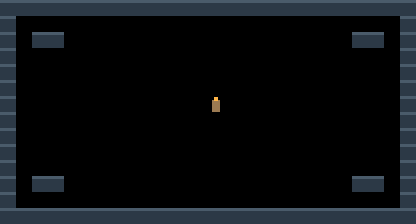

The image is a tile-based game level rendered from a .tmx file. Its description and complete source (layers, tilesets, objects, tile grids) follow:
An orthogonal 26x14 tile map with 16x16 px tiles, 2 tile layers (terreno, marcadores).

<map version="1.10" tiledversion="1.11.0" orientation="orthogonal" renderorder="right-down" width="26" height="14" tilewidth="16" tileheight="16" infinite="0" nextlayerid="3" nextobjectid="1">
 <properties>
  <property name="tipo" value="antesala" />
  <property name="nombre" value="vigilia" />
 </properties>
 <tileset firstgid="1" source="muelle.tsx" />
 <layer id="1" name="terreno" width="26" height="14">
  <data encoding="csv">
1,1,1,1,1,1,1,1,1,1,1,1,1,1,1,1,1,1,1,1,1,1,1,1,1,1,
1,0,0,0,0,0,0,0,0,0,0,0,0,0,0,0,0,0,0,0,0,0,0,0,0,1,
1,0,1,1,0,0,0,0,0,0,0,0,0,0,0,0,0,0,0,0,0,0,1,1,0,1,
1,0,0,0,0,0,0,0,0,0,0,0,0,0,0,0,0,0,0,0,0,0,0,0,0,1,
1,0,0,0,0,0,0,0,0,0,0,0,0,0,0,0,0,0,0,0,0,0,0,0,0,1,
1,0,0,0,0,0,0,0,0,0,0,0,0,0,0,0,0,0,0,0,0,0,0,0,0,1,
1,0,0,0,0,0,0,0,0,0,0,0,0,0,0,0,0,0,0,0,0,0,0,0,0,1,
1,0,0,0,0,0,0,0,0,0,0,0,0,0,0,0,0,0,0,0,0,0,0,0,0,1,
1,0,0,0,0,0,0,0,0,0,0,0,0,0,0,0,0,0,0,0,0,0,0,0,0,1,
1,0,0,0,0,0,0,0,0,0,0,0,0,0,0,0,0,0,0,0,0,0,0,0,0,1,
1,0,0,0,0,0,0,0,0,0,0,0,0,0,0,0,0,0,0,0,0,0,0,0,0,1,
1,0,1,1,0,0,0,0,0,0,0,0,0,0,0,0,0,0,0,0,0,0,1,1,0,1,
1,0,0,0,0,0,0,0,0,0,0,0,0,0,0,0,0,0,0,0,0,0,0,0,0,1,
1,1,1,1,1,1,1,1,1,1,1,1,1,1,1,1,1,1,1,1,1,1,1,1,1,1
</data>
 </layer>
 <layer id="2" name="marcadores" width="26" height="14">
  <data encoding="csv">
0,0,0,0,0,0,0,0,0,0,0,0,0,0,0,0,0,0,0,0,0,0,0,0,0,0,
0,0,0,0,0,0,0,0,0,0,0,0,0,0,0,0,0,0,0,0,0,0,0,0,0,0,
0,0,0,0,0,0,0,0,0,0,0,0,0,0,0,0,0,0,0,0,0,0,0,0,0,0,
0,0,0,0,0,0,0,0,0,0,0,0,0,0,0,0,0,0,0,0,0,0,0,0,0,0,
0,0,0,0,0,0,0,0,0,0,0,0,0,0,0,0,0,0,0,0,0,0,0,0,0,0,
0,0,0,0,0,0,0,0,0,0,0,0,0,0,0,0,0,0,0,0,0,0,0,0,0,0,
0,0,0,0,0,0,0,0,0,0,0,0,0,4,0,0,0,0,0,0,0,0,0,0,0,0,
0,0,0,0,0,0,0,0,0,0,0,0,0,0,0,0,0,0,0,0,0,0,0,0,0,0,
0,0,0,0,0,0,0,0,0,0,0,0,0,0,0,0,0,0,0,0,0,0,0,0,0,0,
0,0,0,0,0,0,0,0,0,0,0,0,0,0,0,0,0,0,0,0,0,0,0,0,0,0,
0,0,0,0,0,0,0,0,0,0,0,0,0,0,0,0,0,0,0,0,0,0,0,0,0,0,
0,0,0,0,0,0,0,0,0,0,0,0,0,0,0,0,0,0,0,0,0,0,0,0,0,0,
0,0,0,0,0,0,0,0,0,0,0,0,0,0,0,0,0,0,0,0,0,0,0,0,0,0,
0,0,0,0,0,0,0,0,0,0,0,0,0,0,0,0,0,0,0,0,0,0,0,0,0,0
</data>
 </layer>
</map>
